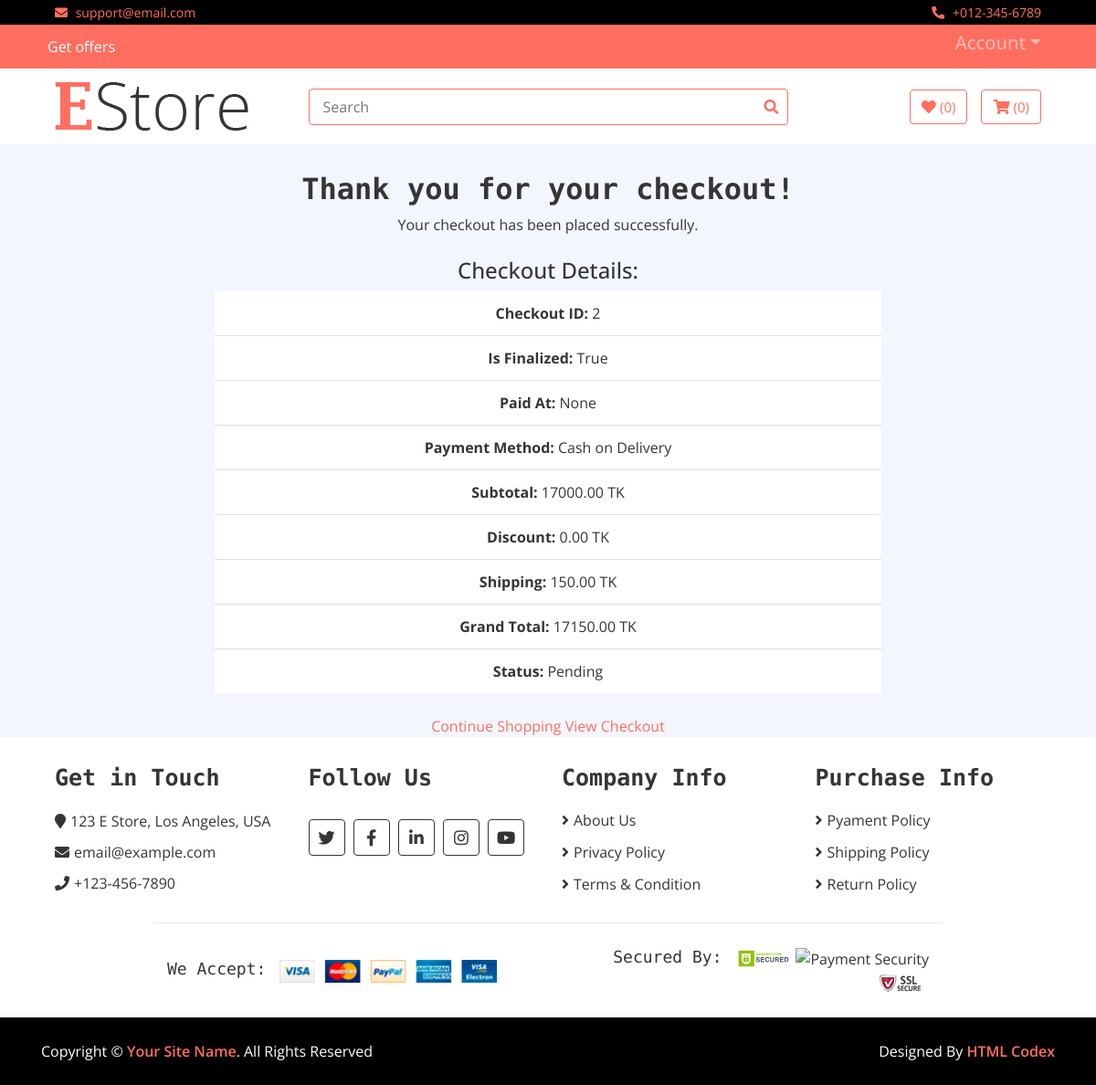
The app's page /checkout/success/2/ (signed in) with its own data.
### checkout/models.py (models this page shows, shortened)
class Checkout(models.Model):
    STATUS_CHOICES = (
        ('pending','Pending'),
        ('accepted','Accepted'),
        ('packed','Packed'),
        ('on_the_way','On The Way'),
        ('delivered','Delivered'),
        ('cancelled','Cancelled'),
        ('refunded','Refunded')
    )
    PAYMENT_METHOD_CHOICES = (
        ('cod','Cash on Delivery'),
        ('paypal','PayPal'),
        ('card','Card')
    )
    user = models.ForeignKey(User, on_delete=models.CASCADE)
    shipping = models.ForeignKey(Shipping, on_delete=models.CASCADE)
    coupon = models.ForeignKey(Coupon, on_delete=models.SET_NULL, null=True, blank=True)
    payment_method = models.CharField(_('payment_method'), max_length=20, choices=PAYMENT_METHOD_CHOICES)
    status = models.CharField(_('status'), max_length=20, choices=STATUS_CHOICES, default='pending')
    is_finalized = models.BooleanField(_('is_finalized'), default=False)
    paid_at = models.DateTimeField(_('paid_at'), null=True, blank=True)
    total_amount = models.DecimalField(_('total_amount'), max_digits=10, decimal_places=2, default=Decimal('0.00'))
    discount_amount = models.DecimalField(_('discount_amount'), max_digits=10, decimal_places=2, default=Decimal('0.00'))
    final_amount = models.DecimalField(_('final_amount'), max_digits=10, decimal_places=2, default=Decimal('0.00'))
    created_at = models.DateTimeField(_('created_at'), auto_now_add=True)
    updated_at = models.DateTimeField(_('updated_at'), auto_now=True)
    class Meta:
        ordering = ['id']
        verbose_name_plural = "03. Checkout"
        indexes = [models.Index(fields=['user','status'])]

### checkout/views.py (the view)
# urls.py: path('success/<int:id>/', CheckoutSuccess.as_view(), name='checkout-success'),
@method_decorator(never_cache, name='dispatch')
class CheckoutSuccess(LoginRequiredMixin, generic.View):
    login_url = 'login'
    def get(self, request, id):
        checkout = get_object_or_404(
            Checkout.objects.prefetch_related(
                'items__product__galleries',
                'items__variant',
            ),
            id=id,
            user=request.user
        )
        return render(request, 'checkout/checkout-success.html', {"checkout": checkout})

### templates/checkout/checkout-success.html (shortened to what this page needs)
{% extends 'base.html' %}
{% load static %}
{% block content %}
    <div class="checkout-success-area pt-50 pb-50">
        <div class="container">
            <div class="row justify-content-center">
                <div class="col-lg-8 col-md-10">
                    <div class="checkout-success-wrapper text-center">
                        <h2 class="success-title">Thank you for your checkout!</h2>
                        <p class="success-msg">Your checkout has been placed successfully.</p>
                        <div class="order-summary mt-4 text-start">
                            <h4>Checkout Details:</h4>
                            <ul class="list-group list-group-flush">
                                <li class="list-group-item"><strong>Checkout ID:</strong> {{ checkout.id }}</li>
                                <li class="list-group-item"><strong>Is Finalized:</strong> {{ checkout.is_finalized }}</li>
                                <li class="list-group-item"><strong>Paid At:</strong> {{ checkout.paid_at }}</li>
                                <li class="list-group-item"><strong>Payment Method:</strong> {{ checkout.get_payment_method_display }}</li>
                                <li class="list-group-item"><strong>Subtotal:</strong> {{ checkout.total_amount }} TK</li>
                                <li class="list-group-item"><strong>Discount:</strong> {{ checkout.discount_amount }} TK</li>
                                <li class="list-group-item"><strong>Shipping:</strong> {{ shipping_cost }} TK</li>
                                <li class="list-group-item"><strong>Grand Total:</strong> {{ checkout.final_amount }} TK</li>
                                <li class="list-group-item"><strong>Status:</strong> {{ checkout.get_status_display }}</li>
                            </ul>
                        </div>
                        <div class="mt-4">
                            <a href="{% url 'home' %}" class="cart-btn">Continue Shopping</a>
                            <a href="{% url "checkout-list" %}" class="cart-btn">View Checkout</a>
                        </div>
                    </div>
                </div>
            </div>
        </div>
    </div>
{% endblock content %}

### static/css/style.css (style rules this page uses)
* { list-style: none; text-decoration: none; }
body { color: #353535; font-family: 'Open Sans', sans-serif; font-weight: 400; background: #f3f6ff; }
a { color: #FF6F61; }
h2 { font-family: 'Source Code Pro', monospace; font-weight: 700; }

### records on screen
Checkout: id "2", is_finalized "True", paid_at "None", payment_method "Cash on Delivery", total_amount "17000.00", discount_amount "0.00", final_amount "17150.00", status "Pending"

### other values on screen
{{ wish_count|default:"0" }} "0"
{{ cart_count|default:"0" }} "0"
{{ shipping_cost }} "150.00"
